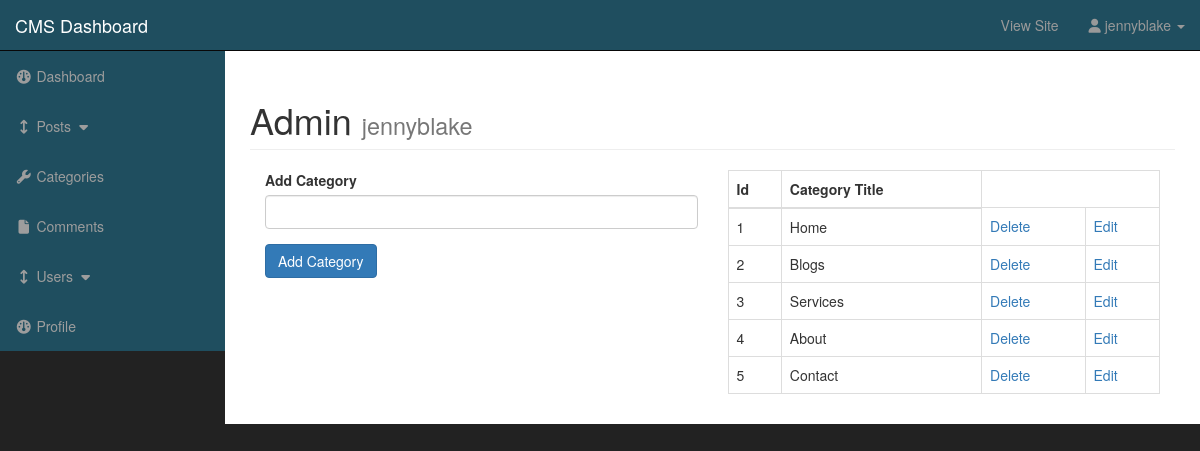
Page /admin/categories.php (signed in) on the committed database.
### tables this page shows
CREATE TABLE `categories` (
  `cat_id` int(3) NOT NULL,
  `cat_title` varchar(255) NOT NULL
);

### admin/functions.php (the view, shortened to what this page needs)
<?php
function findAllCategories() {
    global $connection;
    $query= "SELECT * FROM categories";
    $select_categories = mysqli_query($connection, $query);
    while($row = mysqli_fetch_assoc($select_categories)) {
        $cat_id = $row['cat_id'];
        $cat_title = $row['cat_title'];
        echo "<tr>";
        echo "<td>{$cat_id}</td>";
        echo "<td>{$cat_title}</td>";
        echo "<td><a href='categories.php?delete={$cat_id}'>Delete</a></td>";
        echo "<td><a href='categories.php?edit={$cat_id}'>Edit</a></td>";
        echo "</tr>";
    }
}
?>

### admin/css/sb-admin.css (style rules this page uses)
body { margin-top: 100px; background-color: #222; }
@media (min-width:768px) { body { margin-top: 50px; } }

### rows in the picture
categories: cat_id "1", cat_title "Home"
categories: cat_id "2", cat_title "Blogs"
categories: cat_id "3", cat_title "Services"
categories: cat_id "4", cat_title "About"
categories: cat_id "5", cat_title "Contact"

### other values in the picture
$_SESSION['username'] "jennyblake"
